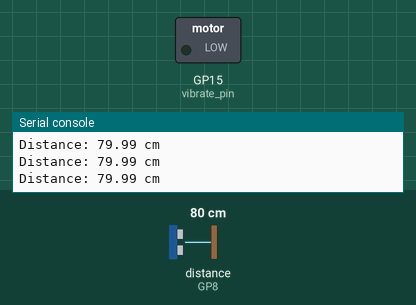
Bench run of a program on a simulated Raspberry Pi Pico running MicroPython. Shown: switched loads named in the program (green lamp = pin HIGH), the last lines printed to the serial console. Inputs (shaded band) come from the test bench; at power-on: distance to the obstacle (sensor on GP8) 80 cm. The echo pulse lasts 58.3 µs per cm; pins used as bus, display or sensor lines are not drawn.

Above: at 1.2 s.
1.3 s: distance to the obstacle (sensor on GP8) set to 33 cm
2.8 s: distance to the obstacle (sensor on GP8) set to 27 cm
At 3.7 s:
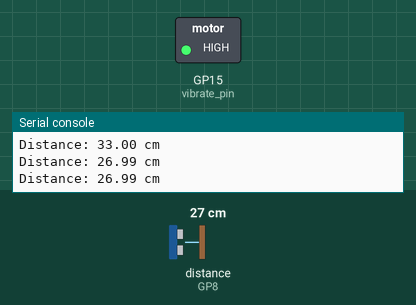
4.5 s: distance to the obstacle (sensor on GP8) set to 35 cm
At 5.7 s:
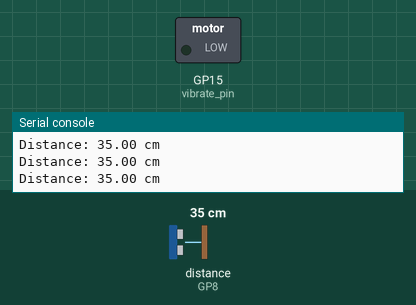
6.3 s: distance to the obstacle (sensor on GP8) set to 2 cm
At 7.7 s:
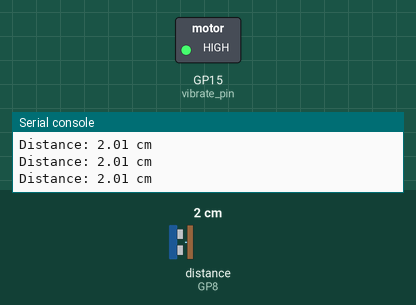
Timing chart, 0 to 9.1 s (numbered marks = the images above; inputs shaded):
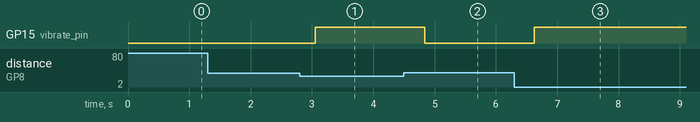

Measured:
- the behaviour switches between 31 and 30 cm on distance to the obstacle (sensor on GP8) (found by bisection; images 0 and 1)
- after the input at 2.8 s, GP15 (vibrate_pin): LOW → HIGH after 0.25 s
- after the input at 4.5 s, GP15 (vibrate_pin): HIGH → LOW after 0.34 s
- after the input at 6.3 s, GP15 (vibrate_pin): LOW → HIGH after 0.32 s

The program:

Obstacle_close_range_Alarm.py
```python
from machine import Pin, time_pulse_us  # Import Pin and time_pulse_us from machine module for GPIO control and pulse duration measurement
import time  # Import time module for delay operations

# Define pins
trigger_pin = Pin(9, Pin.OUT)     # Set GPIO9 as output mode, connected to the Trigger pin of the ultrasonic sensor to emit signals
echo_pin = Pin(8, Pin.IN)         # Set GPIO8 as input mode, connected to the Echo pin of the ultrasonic sensor to receive signals
vibrate_pin = Pin(15, Pin.OUT)    # Set GPIO15 as output mode, connected to the vibration motor control pin

# Single distance measurement function (unit: cm)
def measure_distance_cm():
    trigger_pin.off()                 # Ensure the trigger pin starts low
    time.sleep_us(2)                 # Wait 2 microseconds for stability
    trigger_pin.on()                 # Set the trigger pin high
    time.sleep_us(10)               # Keep high for 10 microseconds to trigger the ultrasonic signal
    trigger_pin.off()                # Pull the trigger pin low again to complete the pulse

    try:
        # Measure how long the echo pin stays high; wait up to 60 ms to avoid blocking
        duration = time_pulse_us(echo_pin, 1, 60000)
    except OSError:
        return -1  # Return -1 if timeout or error occurs

    # Calculate distance: duration (µs) × speed (0.0343 cm/µs) ÷ 2 (round trip)
    distance = (duration * 0.0343) / 2
    return distance  # Return the measured distance in centimeters

# Measure multiple times and return the average for better stability
def average_distance(samples=3):
    distances = []  # Store valid distance measurements
    for _ in range(samples):  # Repeat for the given number of samples
        d = measure_distance_cm()  # Call single measurement function
        if d > 0:                  # If measurement is valid
            distances.append(d)   # Add to list
        time.sleep_ms(50)         # Wait 50 ms between measurements
    # Return average if valid data exists, otherwise return -1
    return sum(distances) / len(distances) if distances else -1

# Main program entry
def main():
    vibrate_pin.off()  # Turn off vibration motor at startup to ensure initial state
    print("Starting ultrasonic distance monitoring...")  # Print startup message

    while True:  # Infinite loop to continuously check distance
        distance = average_distance()  # Get average distance value
        if distance > 0:  # If measurement is valid
            print("Distance: {:.2f} cm".format(distance))  # Print current distance with 2 decimal places
            if distance < 30:  # If distance is less than 30 cm, object is near
                vibrate_pin.on()  # Turn on vibration motor
            else:  # If distance is 30 cm or more, it's safe
                vibrate_pin.off()  # Turn off vibration motor
        else:
            print("Measurement error, retrying...")  # Print error message if measurement fails

        time.sleep(0.2)  # Wait 200 ms between each measurement cycle to avoid high frequency

# Run the main program
main()
```
